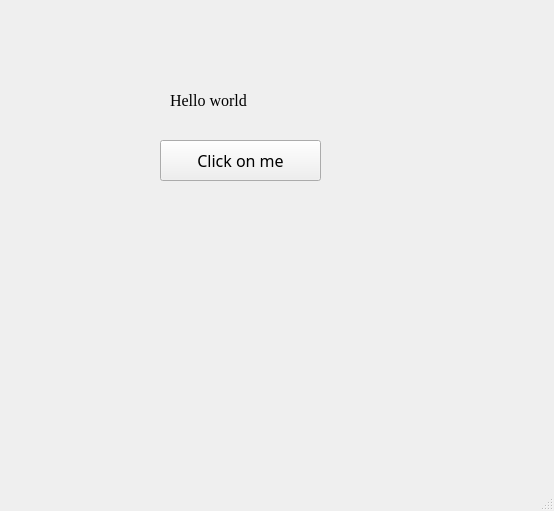
<?xml version="1.0" encoding="UTF-8"?>
<ui version="4.0">
 <class>MainWindow</class>
 <widget class="QMainWindow" name="MainWindow">
  <property name="geometry">
   <rect>
    <x>0</x>
    <y>0</y>
    <width>554</width>
    <height>511</height>
   </rect>
  </property>
  <property name="windowTitle">
   <string>MainWindow</string>
  </property>
  <widget class="QWidget" name="centralwidget">
   <widget class="QLabel" name="hello_world">
    <property name="geometry">
     <rect>
      <x>170</x>
      <y>90</y>
      <width>131</width>
      <height>21</height>
     </rect>
    </property>
    <property name="font">
     <font>
      <family>Times New Roman</family>
      <pointsize>12</pointsize>
     </font>
    </property>
    <property name="text">
     <string>Hello world</string>
    </property>
   </widget>
   <widget class="QPushButton" name="click">
    <property name="geometry">
     <rect>
      <x>160</x>
      <y>140</y>
      <width>161</width>
      <height>41</height>
     </rect>
    </property>
    <property name="font">
     <font>
      <family>Myanmar Text</family>
      <pointsize>12</pointsize>
     </font>
    </property>
    <property name="text">
     <string>Click on me</string>
    </property>
   </widget>
  </widget>
  <widget class="QMenuBar" name="menubar">
   <property name="geometry">
    <rect>
     <x>0</x>
     <y>0</y>
     <width>554</width>
     <height>21</height>
    </rect>
   </property>
  </widget>
  <widget class="QStatusBar" name="statusbar"/>
 </widget>
 <resources/>
 <connections/>
</ui>
